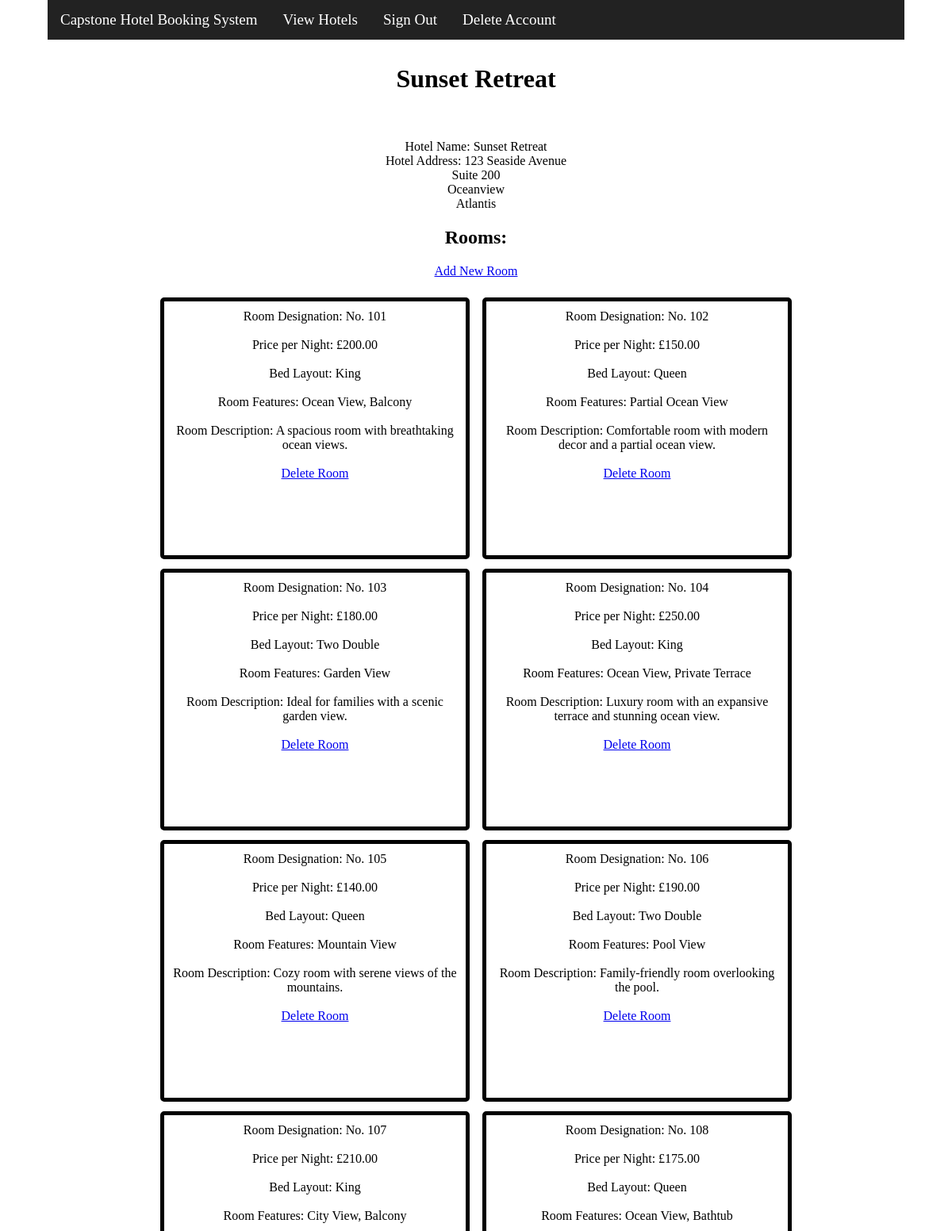
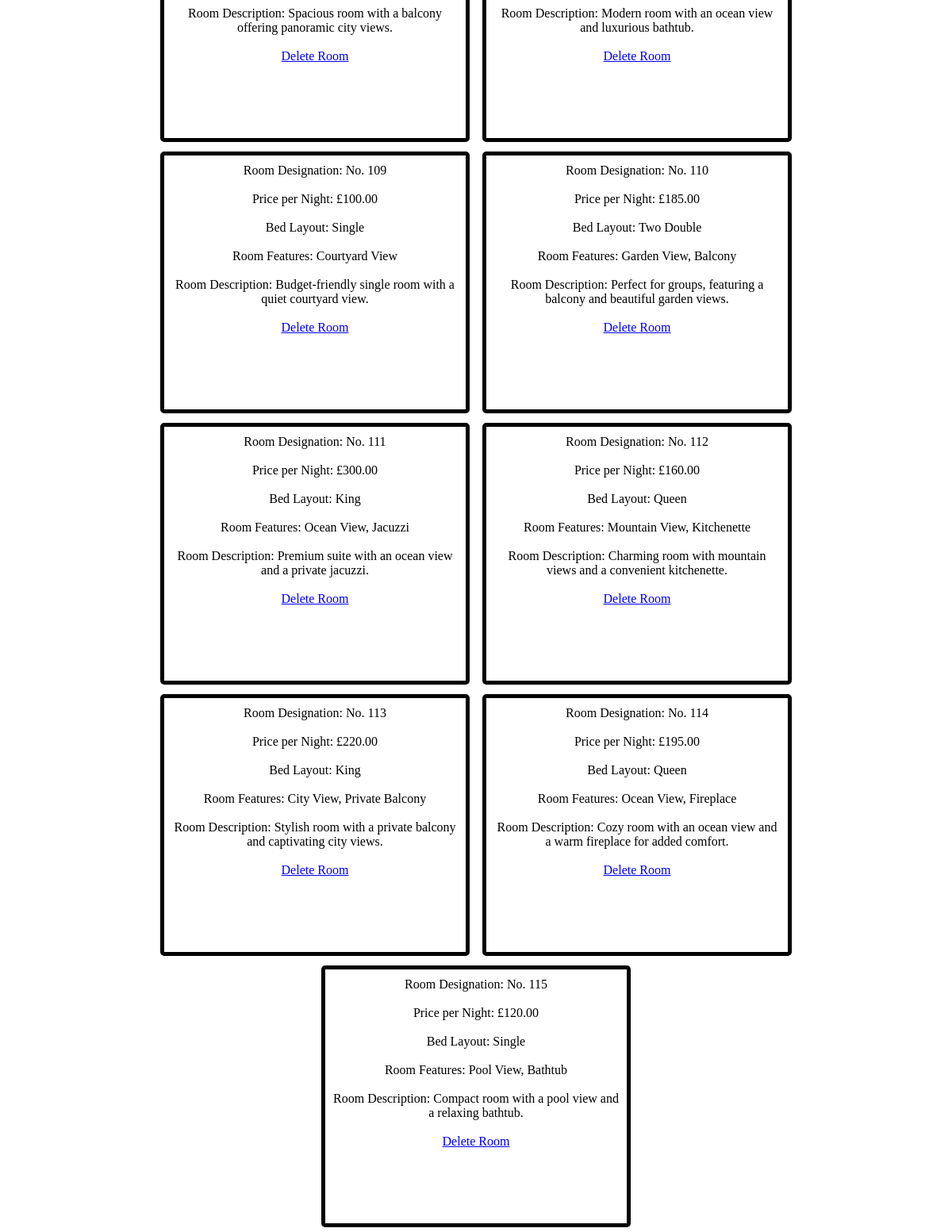
Screenshot of /hotel_details_staff/3/ (signed in) with the database file from the repository (2 pictures, top to bottom).
### Hotels/models.py (models this page shows)
class Hotel(models.Model):
    name = models.CharField(max_length=100)
    address_line_1 = models.TextField()
    address_line_2 = models.TextField()
    town_city = models.TextField()
    country = models.TextField()
    description = models.TextField()

class Room(models.Model):
    hotel = models.ForeignKey(Hotel, on_delete=models.CASCADE)
    room_designation = models.TextField()
    room_beds = models.TextField()
    room_features = models.TextField()
    description = models.TextField()
    price_per_night = models.DecimalField(max_digits=10, decimal_places=2)
    availability = models.BooleanField(default=True)

### Hotels/views.py (the view)
# urls.py: path('hotel_details_staff/<str:hotel_id>/', views.HotelDetailsStaff, name='Hotel Details Staff'),
@staff_member_required(login_url="/account/sign_in")
def HotelDetailsStaff(request, hotel_id):
    template = loader.get_template("hotel_details_staff.html")
    context = {'rooms': Room.objects.filter(hotel_id=hotel_id).values(),
               'hotel_details': Hotel.objects.filter(id=hotel_id).values()[0],}
    return HttpResponse(template.render(context, request))

### Hotels/templates/hotel_details_staff.html (shortened to what this page needs)
<!DOCTYPE html>
<html>
    <head>
        {% load static %}
        <link rel="stylesheet" href="/static/css/hotel_details.css">
    </head>
    <body>
        {% include 'page_header.html' %}
        <h1>{{ hotel_details.name }}</h1>
        <br> <br>
        Hotel Name: {{hotel_details.name}} <br>
        Hotel Address: {{hotel_details.address_line_1}} <br> {{hotel_details.address_line_2}} <br> {{hotel_details.town_city}} <br> {{hotel_details.country}} <br>
        <h2> Rooms: </h2>
        <a href='/room_add/{{ hotel_details.id }}'> Add New Room </a> <br> <br>
        {% for room in rooms %}
            <div class="room_details">
                <a>Room Designation: {{ room.room_designation }}</a> <br>
                <a>Price per Night: £{{ room.price_per_night }}</a> <br>
                <a>Bed Layout: {{ room.room_beds }}</a> <br>
                <a>Room Features: {{ room.room_features }}</a> <br>
                <a>Room Description: {{room.description}}</a> <br>
                <a href="/room_delete/{{ room.id }}"> Delete Room </a>
            </div>
        {% endfor %}
    </body>
</html>

### Hotels/static/css/hotel_details.css (style rules this page uses)
div.room_details { display:inline-flex; flex-direction:column; align-content: center; overflow:auto; width:30%; height:300px; margin-top:0.5%; margin-bottom:0.5%; margin-left:0.5%; margin-right:0.5%; padding:10px; border:black solid 5px; border-radius: 5px; cursor: pointer; }

### Core/static/css/base.css (style rules this page uses)
body { text-align:center; margin:0px; }

### rows the page displays
Hotel: name "Sunset Retreat", address_line_1 "123 Seaside Avenue", address_line_2 "Suite 200", town_city "Oceanview", country "Atlantis"
Room: room_designation "No. 101", price_per_night "200.00", room_beds "King", room_features "Ocean View, Balcony", description "A spacious room with breathtaking ocean views."
Room: room_designation "No. 102", price_per_night "150.00", room_beds "Queen", room_features "Partial Ocean View", description "Comfortable room with modern decor and a partial ocean view."
Room: room_designation "No. 103", price_per_night "180.00", room_beds "Two Double", room_features "Garden View", description "Ideal for families with a scenic garden view."
Room: room_designation "No. 104", price_per_night "250.00", room_beds "King", room_features "Ocean View, Private Terrace", description "Luxury room with an expansive terrace and stunning ocean view."
Room: room_designation "No. 105", price_per_night "140.00", room_beds "Queen", room_features "Mountain View", description "Cozy room with serene views of the mountains."
Room: room_designation "No. 106", price_per_night "190.00", room_beds "Two Double", room_features "Pool View", description "Family-friendly room overlooking the pool."
Room: room_designation "No. 107", price_per_night "210.00", room_beds "King", room_features "City View, Balcony", description "Spacious room with a balcony offering panoramic city views."
Room: room_designation "No. 108", price_per_night "175.00", room_beds "Queen", room_features "Ocean View, Bathtub", description "Modern room with an ocean view and luxurious bathtub."
Room: room_designation "No. 109", price_per_night "100.00", room_beds "Single", room_features "Courtyard View", description "Budget-friendly single room with a quiet courtyard view."
Room: room_designation "No. 110", price_per_night "185.00", room_beds "Two Double", room_features "Garden View, Balcony", description "Perfect for groups, featuring a balcony and beautiful garden views."
Room: room_designation "No. 111", price_per_night "300.00", room_beds "King", room_features "Ocean View, Jacuzzi", description "Premium suite with an ocean view and a private jacuzzi."
Room: room_designation "No. 112", price_per_night "160.00", room_beds "Queen", room_features "Mountain View, Kitchenette", description "Charming room with mountain views and a convenient kitchenette."
Room: room_designation "No. 113", price_per_night "220.00", room_beds "King", room_features "City View, Private Balcony", description "Stylish room with a private balcony and captivating city views."
Room: room_designation "No. 114", price_per_night "195.00", room_beds "Queen", room_features "Ocean View, Fireplace", description "Cozy room with an ocean view and a warm fireplace for added comfort."
Room: room_designation "No. 115", price_per_night "120.00", room_beds "Single", room_features "Pool View, Bathtub", description "Compact room with a pool view and a relaxing bathtub."
